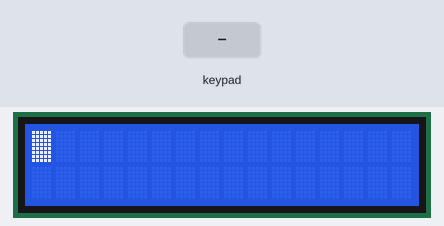
Recording of a sketch running on a simulated Arduino Mega 2560, built with avr-gcc and run on an emulated ATmega2560. On the bench: 16×2 character LCD. Wiring (inferred from the names in the program): 4×4 keypad: rows pin 2, pin 3, pin 4, pin 5; columns pin 9, pin 6, pin 8, pin 7; character LCD (HD44780): RS pin 53; R/W pin 50; E pin 49; data pin 46, pin 45, pin 42, pin 41. The inputs (shaded band) are chosen by the test bench. The character LCD is taken to start in 4-bit mode.

Above: at 1.2 s.
1.3 s: keypad keys 1 2 A pressed 0.4 s apart
At 3.5 s:
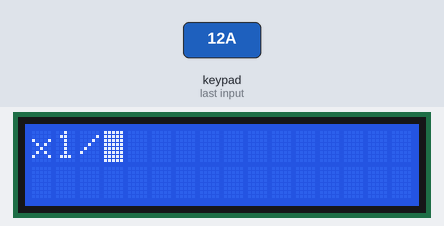
4.0 s: key '7' pressed
At 5.2 s:
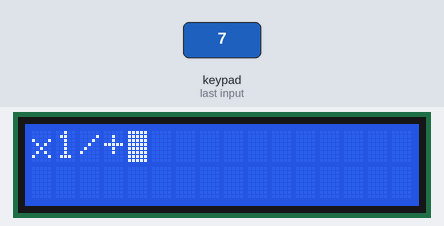
5.5 s: key '1' pressed
At 6.2 s:
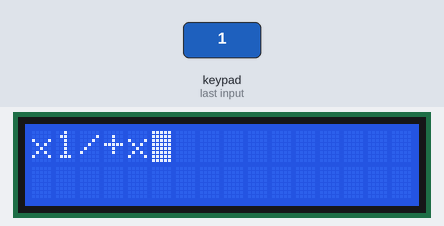
7.0 s: keypad keys 1 2 pressed 0.4 s apart
At 8.2 s:
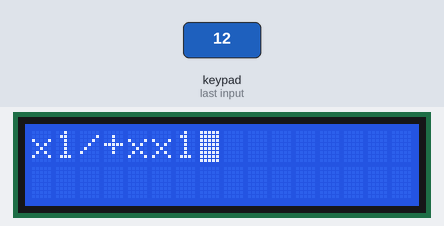
9.3 s: key 'A' pressed
At 9.8 s:
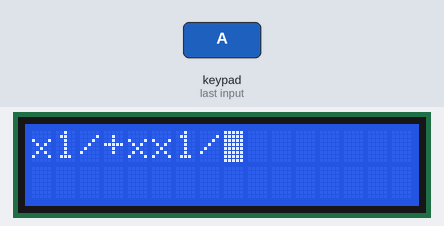
10.8 s: keypad keys 2 5 A pressed 0.4 s apart
At 13.1 s:
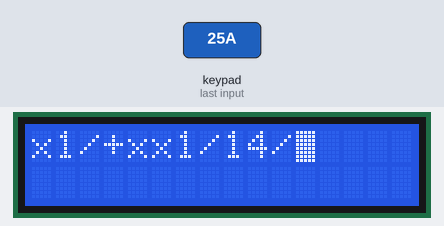
Timing chart, 0 to 14.5 s (numbered marks = the images above; inputs shaded):
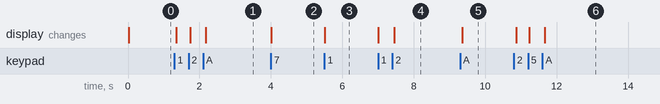

The sketch:

LCD.ino
```cpp
#include <stdio.h>
#include "LCD.h"
#include "Keypad.h"

#define PIN_RS 53
#define PIN_RW 50
#define PIN_EN 49

#define PIN_DB4 46
#define PIN_DB5 45
#define PIN_DB6 42
#define PIN_DB7 41

#define KEYPAD_COL0_PIN 6
#define KEYPAD_COL1_PIN 8
#define KEYPAD_COL2_PIN 7
#define KEYPAD_COL3_PIN 9

#define KEYPAD_ROW0_PIN 2
#define KEYPAD_ROW1_PIN 3
#define KEYPAD_ROW2_PIN 4
#define KEYPAD_ROW3_PIN 5

#define DISPLAY_AREA 15
#define DISPLAY_MEMORY 40

Keypad keypad; // KEYPAD OBJECT

LCD lcd(
  PIN_RS, PIN_RW, PIN_EN,
  PIN_DB4, PIN_DB5, PIN_DB6, PIN_DB7
  );

void setup() //INICIALITATION
{
  keypad.initKeypad(KEYPAD_COL0_PIN, KEYPAD_COL1_PIN, KEYPAD_COL2_PIN, KEYPAD_COL3_PIN,
                    KEYPAD_ROW0_PIN, KEYPAD_ROW1_PIN, KEYPAD_ROW2_PIN, KEYPAD_ROW3_PIN);
  lcd.init();
}

void loop()
{
  // DECLARATIONS
  char *keys[] = {"7","8","9","+","4","5","6","-","1","2","3","x"," "," "," ","/"}; //VALUES TO PRINT
  uint8_t key = KEYPAD_NO_KEY;
  uint8_t lastkey = KEYPAD_NO_KEY;
  uint8_t col = 1;
  uint8_t memoryFull = false; //INDICATES THE MEMORY OF THE FIRST ROW IS FULL

  while (1)
  {
    while (key == KEYPAD_NO_KEY)  key = keypad.readKeypad(NO_BLOCK); //
    switch (key) {

      case 13: // IF CLEAR (C) IS PRESSED
        lcd.clear();
        col = 1;
        memoryFull = false;
        break;

      case 12: // IF <- CLEAR LAST CHARACTER IS PRESSED
        if (col != 1){
          if (col > 16) lcd.shiftDisplayLeft();
          col--;
          lcd.setCursor(1, col);
          lcd.print(" ");
          lcd.setCursor(1, col);
        }
        break;

      default: // IF ANY OTHER BUTTON IS PRESSED
        if (memoryFull == false) lcd.print(keys[key]);
        if ((col > DISPLAY_AREA) && (col < DISPLAY_MEMORY)) lcd.shiftDisplayRight();
        if(col <= DISPLAY_MEMORY) col++;
        else{ // SHOWS "MEMORY FULL!" WHEN THE THERE IS NO MORE MEMORY IN THE FIRS ROW
          lcd.setCursor(2, 27);
          lcd.print("MEMORY FULL!");
          memoryFull = true;
        }
      }
    while (key != KEYPAD_NO_KEY) key = keypad.readKeypad(NO_BLOCK); //UNTIL YOU DONT UNPRESS THE BUTTON IT WONT COME OUT
    delay(20);
  }

}
```

Keypad.cpp
```cpp
/**
	@file Keypad.cpp
	@author Sebastià A. Noceras Anderson
	@date 02/03/2020
	@brief Keypad library.
 */

#include "Keypad.h"

Keypad::Keypad() {}


/*******************************************************************************
 ** Initializations
 ******************************************************************************/

void Keypad::initKeypad(
	uint8_t pin_c0, uint8_t pin_c1, uint8_t pin_c2, uint8_t pin_c3,
	uint8_t pin_r0, uint8_t pin_r1, uint8_t pin_r2, uint8_t pin_r3)
	{
	pinsKeypadCol[0] = pin_c0;
	pinsKeypadCol[1] = pin_c1;
	pinsKeypadCol[2] = pin_c2;
	pinsKeypadCol[3] = pin_c3;

	pinsKeypadRow[0] = pin_r0;
	pinsKeypadRow[1] = pin_r1;
  pinsKeypadRow[2] = pin_r2;
	pinsKeypadRow[3] = pin_r3;

	pinMode(pinsKeypadCol[0], OUTPUT);
	pinMode(pinsKeypadCol[1], OUTPUT);
	pinMode(pinsKeypadCol[2], OUTPUT);
	pinMode(pinsKeypadCol[3], OUTPUT);

	pinMode(pinsKeypadRow[0], INPUT_PULLUP);
	pinMode(pinsKeypadRow[1], INPUT_PULLUP);
	pinMode(pinsKeypadRow[2], INPUT_PULLUP);
	pinMode(pinsKeypadRow[3], INPUT_PULLUP);

}

void Keypad::initLeds(
	uint8_t pin_l0, uint8_t pin_l1, uint8_t pin_l2, uint8_t pin_l3,
	uint8_t pin_l4, uint8_t pin_l5, uint8_t pin_l6, uint8_t pin_l7)
{
	pinsLed[0] = pin_l0;
	pinsLed[1] = pin_l1;
	pinsLed[2] = pin_l2;
	pinsLed[3] = pin_l3;
	pinsLed[4] = pin_l4;
	pinsLed[5] = pin_l5;
	pinsLed[6] = pin_l6;
	pinsLed[7] = pin_l7;

	for (uint8_t i = 0; i < 8; i++)
	{
		pinMode(pinsLed[i], OUTPUT);
		digitalWrite(pinsLed[i], HIGH);
	}
}


/*******************************************************************************
 ** Keypad
 ******************************************************************************/

uint8_t Keypad::readKeypad(keypad_block_t block)
{
	 uint8_t col;
   uint8_t row;
   uint8_t key = 0;


   while(true){
     digitalWrite(pinsKeypadCol[0],HIGH);
     digitalWrite(pinsKeypadCol[1],HIGH);
     digitalWrite(pinsKeypadCol[2],HIGH);
     digitalWrite(pinsKeypadCol[3],HIGH);

     key = 0;
     for (col = 0; col <= 3; col++){
       if (col > 0){
            digitalWrite (pinsKeypadCol[col - 1], HIGH);
            delay(10);
       }
       digitalWrite (pinsKeypadCol[col], LOW);
       delay(10);
       for (row = 0; row <= 3; row++){
         if (digitalRead(pinsKeypadRow[row]) == LOW){
           key = col + row * 4;
           return key;
         }
       }
    }
    if (block == NO_BLOCK) return KEYPAD_NO_KEY;
  }
}


/*******************************************************************************
 ** LEDs
 ******************************************************************************/

void Keypad::onLed (uint8_t num_led)
{
	digitalWrite(pinsLed[num_led], LOW);
}

void Keypad::offLed(uint8_t num_led)
{
	digitalWrite(pinsLed[num_led], HIGH);
}
```

Keypad.h
```cpp
/**
	@file Keypad.h
	@author Sebastià A. Noceras Anderson
	@date 02/03/2020
	@brief Keypad library.
 */

#include <Arduino.h>
#include <stdint.h>

#ifndef KEYPAD_H
#define KEYPAD_H

#define KEYPAD_NO_KEY 255

typedef enum keypad_block {BLOCK, NO_BLOCK} keypad_block_t;

class Keypad {
public:
	Keypad();

	// Initializations
	void initKeypad(
		uint8_t pin_c0, uint8_t pin_c1, uint8_t pin_c2, uint8_t pin_c3,
		uint8_t pin_r0, uint8_t pin_r1, uint8_t pin_r2, uint8_t pin_r3
	);

	void initLeds(
		uint8_t pin_l0, uint8_t pin_l1, uint8_t pin_l2, uint8_t pin_l3,
		uint8_t pin_l4, uint8_t pin_l5, uint8_t pin_l6, uint8_t pin_l7
	);

	// Keypad
	uint8_t readKeypad(keypad_block_t block);

	// LEDs
	void onLed  (uint8_t num_led);
	void offLed (uint8_t num_led);

private:

   uint8_t pinsKeypadCol[4];
   uint8_t pinsKeypadRow[4];
   uint8_t pinsLed[8];
};

#endif /* KEYPAD_H */
```

LCD.cpp
```cpp
/**
	@file LCD.cpp
	@author Sebastià A. Noceras Anderson
	@date 06/03/2020
	@brief LCD library.
 */

#include "LCD.h"
#include "keypad.h"

/*******************************************************************************
 ** Initializations
 ******************************************************************************/

LCD::LCD(
	uint8_t pin_rs, uint8_t pin_rw, uint8_t pin_en,
	uint8_t pin_db4, uint8_t pin_db5, uint8_t pin_db6, uint8_t pin_db7){
	// save pins
	this->pin_rs = pin_rs;
  this->pin_rw = pin_rw;
  this->pin_en = pin_en;

  pin_db[0] = pin_db4;
  pin_db[1] = pin_db5;
  pin_db[2] = pin_db6;
  pin_db[3] = pin_db7;

	pinMode(pin_rs, OUTPUT);
	pinMode(pin_rw, OUTPUT);
	pinMode(pin_en, OUTPUT); digitalWrite(pin_en, LOW);
}

void LCD::init()
{
	/* See page 46 */

	delay(15);

	// Function set: 8 bits
	write4bits(0b0011);
	delayMicroseconds(5000);

	// Function set: 8 bits
	write4bits(0b0011);
	delayMicroseconds(100);

	// Function set: 8 bits
	write4bits(0b0011);
	wait();

	// Function set: 4 bits
	write4bits(0b0010);
	wait();

	// Funtion set: 4 bits, 2 lines and character font 5x8
	send(INSTR, 0b00101000);

	// Display off
	off();

	// Display clear
	clear();

	// Entry mode set: Cursor move direction increment and no shifting
	send(INSTR, 0b00000110);


	/* INITIALIZATION FINISHED */

	// Display on
	on(CURSOR_ON, BLINK_ON);
}


/*******************************************************************************
 ** Print
 ******************************************************************************/

void LCD::print(const char* text)
{
	while(*text != '\0'){
		send(DATA, *text);
		wait();
		text++;
	}
}


/*******************************************************************************
 ** Display control
 ******************************************************************************/

void LCD::on(lcd_cursor_state_t cursor_state, lcd_blink_state_t blink_state)
{
  if (cursor_state == CURSOR_OFF && blink_state == BLINK_OFF) send(INSTR,0b00001100);
  else if (cursor_state == CURSOR_OFF && blink_state == BLINK_ON) send(INSTR,0b00001101);
  else if (cursor_state == CURSOR_ON && blink_state == BLINK_OFF) send(INSTR,0b00001110);
  else if (cursor_state == CURSOR_ON && blink_state == BLINK_ON) send(INSTR,0b00001111);
}

void LCD::off()
{
  send(INSTR,0b00001000);
}

void LCD::clear()
{
  send(INSTR,0b00000001);
}


/*******************************************************************************
 ** Cursor control
 ******************************************************************************/

void LCD::setCursor(uint8_t row, uint8_t col)
{
  uint8_t value;
  if (row == 1) value = 0b10000000 + col - 1;
  else if(row == 2) value = 0b11000000 + col - 1;
  send(INSTR,value);
}

void LCD::moveCursorRight()
{
  send(INSTR,0b00010100);
}

void LCD::moveCursorLeft()
{
  send(INSTR,0b00010000);
}


/*******************************************************************************
 ** Shift control
 ******************************************************************************/

void LCD::shiftDisplayRight()
{
  send(INSTR,0b00011000);
}

void LCD::shiftDisplayLeft()
{
  send(INSTR,0b00011100);
}


/******************************************************************************/
/** PRIVATE FUNCTIONS                                                        **/
/******************************************************************************/

void LCD::write4bits(uint8_t value)
{
	// Set data pins as output
	pinMode(pin_db[0], OUTPUT);
  pinMode(pin_db[1], OUTPUT);
  pinMode(pin_db[2], OUTPUT);
  pinMode(pin_db[3], OUTPUT);

	// Set RS and RW to send instruction
	digitalWrite(pin_rs, LOW);
  digitalWrite(pin_rw, LOW);

	// Write value to data pins
	uint8_t mask = 1;

  for (uint8_t i = 0; i < 4 ; i++){

    if((mask & value) == 0) digitalWrite(pin_db[i], HIGH);//AND BIT A BIT
    else digitalWrite(pin_db[i], LOW);
    mask = mask << 1;
  }
	enable_pulse();
}

void LCD::send(lcd_send_mode_t mode, uint8_t value)
{
	// Set data pins as output
  pinMode(pin_db[0], OUTPUT);
  pinMode(pin_db[1], OUTPUT);
  pinMode(pin_db[2], OUTPUT);
  pinMode(pin_db[3], OUTPUT);


	// Set RS and RW to send instruction/data depending on mode
	if      (mode == INSTR) digitalWrite(pin_rs, 0);
  else if (mode == DATA ) digitalWrite(pin_rs, 1);
  digitalWrite(pin_rw, 0);

  uint8_t mask = 1;
  uint8_t value_bits[8];

  for (uint8_t i=0; i<8 ; i++){
    if((mask & value) == 0) value_bits[i] = LOW;
    else value_bits[i] = HIGH;
    mask = mask << 1;   //Añade un cero a la derecha.
  }

	// Write first nibble (most significant) from value to data pins
  digitalWrite(pin_db[0], value_bits[4]);
  digitalWrite(pin_db[1], value_bits[5]);
  digitalWrite(pin_db[2], value_bits[6]);
  digitalWrite(pin_db[3], value_bits[7]);

	enable_pulse();

	// Write second nibble (less significant) from value to data pins
  digitalWrite(pin_db[0], value_bits[0]);
  digitalWrite(pin_db[1], value_bits[1]);
  digitalWrite(pin_db[2], value_bits[2]);
  digitalWrite(pin_db[3], value_bits[3]);

	enable_pulse();

	wait();
}

void LCD::wait()
{
	uint8_t busy;

	// Set data pins as input
	pinMode(pin_db[0], INPUT);
  pinMode(pin_db[1], INPUT);
  pinMode(pin_db[2], INPUT);
  pinMode(pin_db[3], INPUT);

	// Set RS and RW to read busy flag
	digitalWrite(pin_rs, 0);
  digitalWrite(pin_rw, 1);

	do {
		digitalWrite(pin_en, HIGH);

		// Read busy flag (db7)
		busy = digitalRead(pin_db[3]);

		enable_pulse();
	} while (busy == HIGH);
}

void LCD::enable_pulse()
{
	digitalWrite(pin_en, LOW);
	delayMicroseconds(1);
	digitalWrite(pin_en, HIGH);
	delayMicroseconds(1);
	digitalWrite(pin_en, LOW);
	delayMicroseconds(100);
}
```

LCD.h
```cpp
/**
	@file LCD.h
	@author Sebastià A. Noceras Anderson
	@date 06/03/2020
	@brief LCD library.
 */

#include <Arduino.h>
#include <stdint.h>

#ifndef LCD_H
#define LCD_H

typedef enum {CURSOR_ON, CURSOR_OFF} lcd_cursor_state_t;
typedef enum {BLINK_ON,  BLINK_OFF } lcd_blink_state_t;

typedef enum {INSTR, DATA} lcd_send_mode_t;

class LCD {
public:
	// Initializations
	LCD(uint8_t pin_rs, uint8_t pin_rw, uint8_t pin_en,
		uint8_t pin_db4, uint8_t pin_db5, uint8_t pin_db6, uint8_t pin_db7);

	void init();

	// Print
	void print(const char* text);

	// Display control
	void on(lcd_cursor_state_t cursor_state, lcd_blink_state_t blink_state);
	void off();

	void clear();

	// Cursor control

	void setCursor(uint8_t row, uint8_t col);
	void moveCursorRight();
	void moveCursorLeft();

	// Shift control
	void shiftDisplayRight();
	void shiftDisplayLeft();

private:
	void write4bits(uint8_t value);

	void send(lcd_send_mode_t mode, uint8_t value);
	void wait();

	void enable_pulse();

	uint8_t pin_rs; // LOW: instruction.  HIGH: data.
	uint8_t pin_rw; // LOW: write to LCD.  HIGH: read from LCD.
	uint8_t pin_en; // activated by a HIGH pulse.

	uint8_t pin_db[4];

};

#endif
```

Measured:
- after the input at 1.3 s, the display: first changes after 0.06 s (image 1 shows a later state)
- after the input at 4.0 s, the display: changes at once (image 2)
- after the input at 5.5 s, the display: changes at once (image 3)
- after the input at 7.0 s, the display: first changes at once (image 4 shows a later state)
- after the input at 9.3 s, the display: changes after 0.06 s (image 5)
- after the input at 10.8 s, the display: first changes after 0.06 s (image 6 shows a later state)
